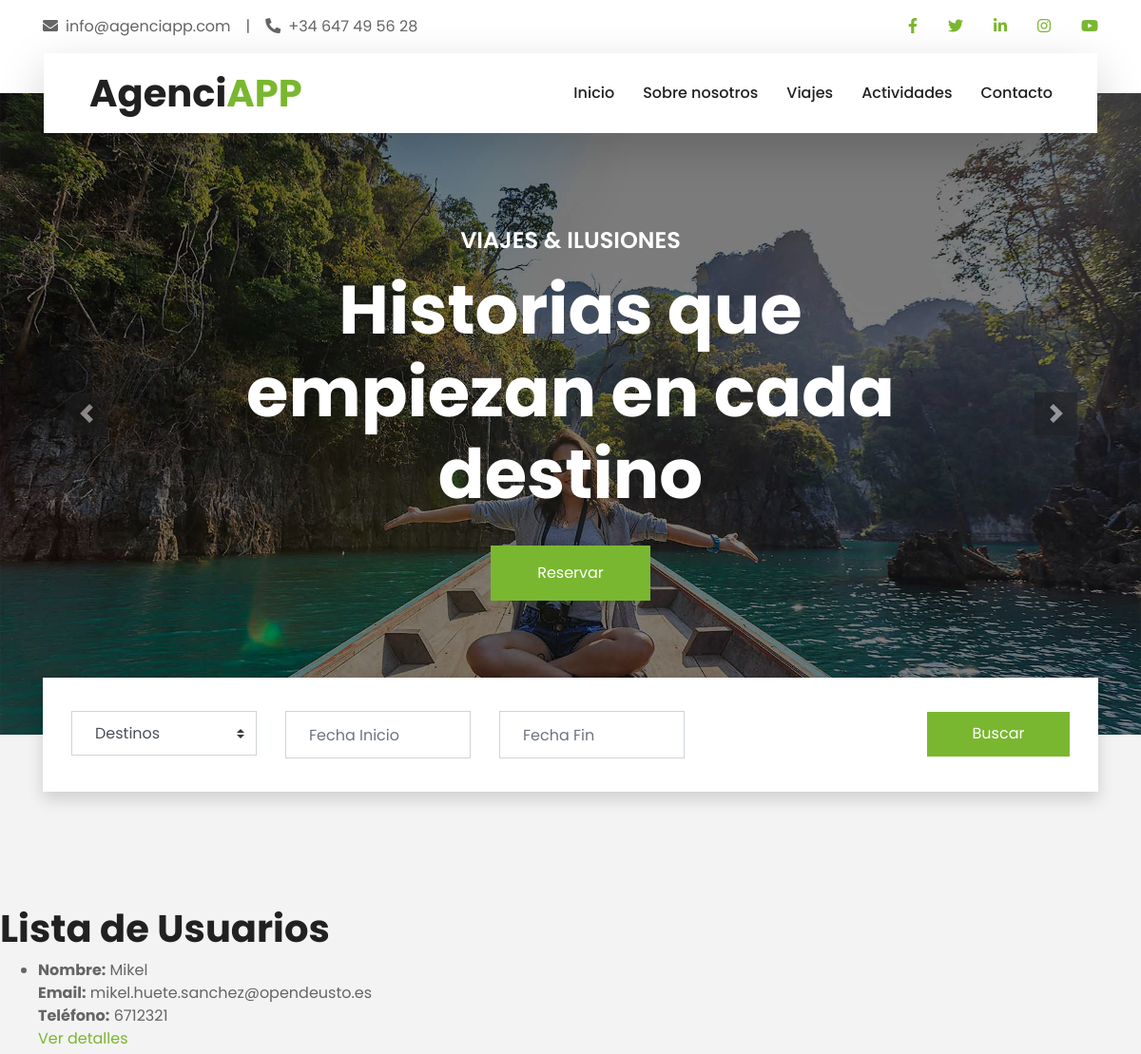
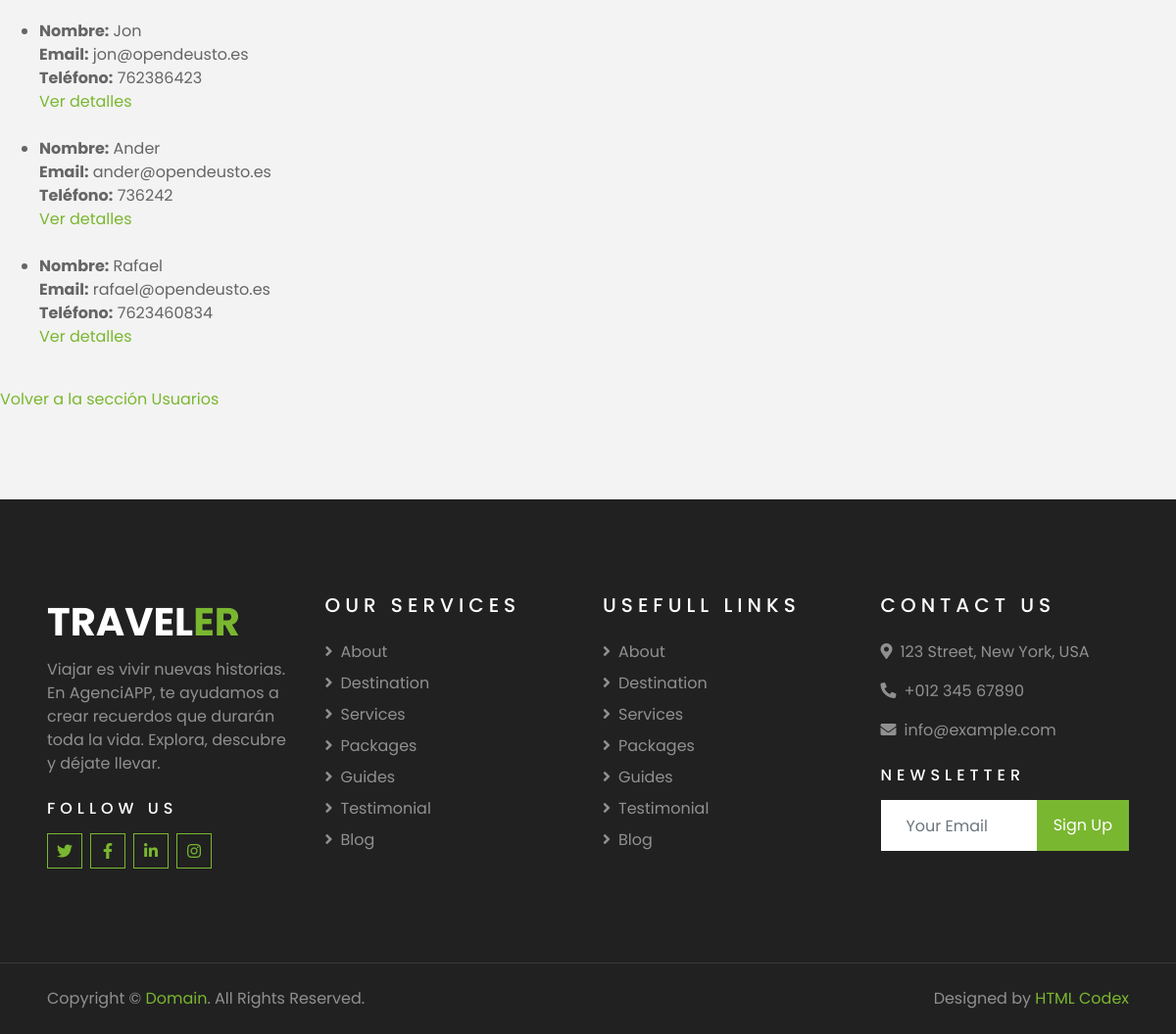
Screenshot of /AgenciaAPP/usuarios/lista/ with the database file from the repository (2 pictures, top to bottom).
### AgenciaAPP/models.py (models this page shows, shortened)
class Usuario(models.Model):
   nombre = models.CharField(max_length=100)
   email = models.EmailField(unique=True)
   telefono = models.IntegerField(max_length=15, blank=True, null=True)
   fecha_registro = models.DateField(auto_now_add=True)

### AgenciaAPP/views.py (the view)
# urls.py: path('usuarios/lista/', views.lista_usuarios, name='lista_usuarios'),
def lista_usuarios(request):
   usuarios = Usuario.objects.all()
   context = {'usuarios': usuarios}
   return render(request, 'usuarios/lista_usuarios.html', context)

### AgenciaAPP/templates/usuarios/lista_usuarios.html
{% extends 'index.html' %}
{% block content %}
<h1>Lista de Usuarios</h1>
{% if usuarios %}
    <ul>
        {% for usuario in usuarios %}
            <li>
                <strong>Nombre:</strong> {{ usuario.nombre }}<br>
                <strong>Email:</strong> {{ usuario.email }}<br>
                {% if usuario.telefono %}
                    <strong>Teléfono:</strong> {{ usuario.telefono }}<br>
                {% endif %}
                <a href="{% url 'detalle_usuario' usuario.id %}">Ver detalles</a>
            </li>
            <br>
        {% endfor %}
    </ul>
{% else %}
    <p>No hay usuarios registrados.</p>
{% endif %}
<a href="{% url 'Usuarios' %}">Volver a la sección Usuarios</a><br>
{% endblock %}

### rows the page displays
Usuario: nombre "Mikel", email "mikel.huete.sanchez@opendeusto.es", telefono "6712321"
Usuario: nombre "Jon", email "jon@opendeusto.es", telefono "762386423"
Usuario: nombre "Ander", email "ander@opendeusto.es", telefono "736242"
Usuario: nombre "Rafael", email "rafael@opendeusto.es", telefono "7623460834"
